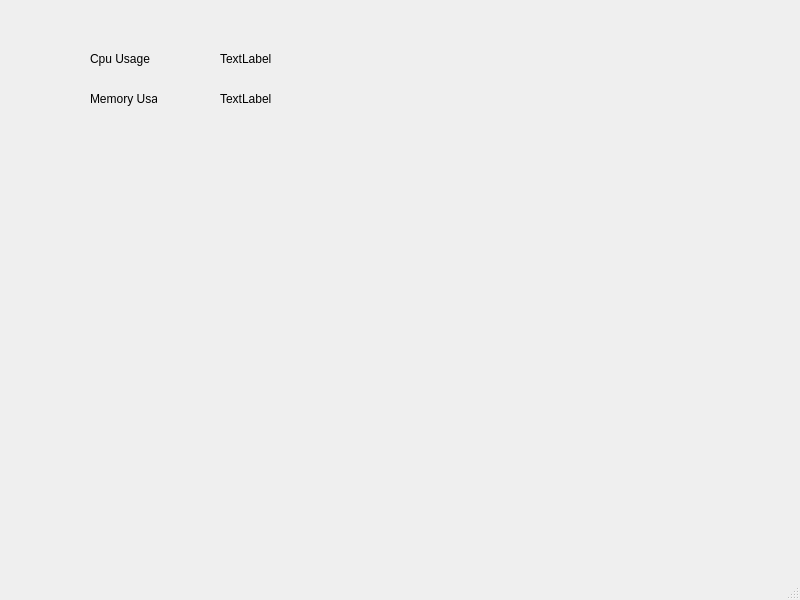
<?xml version="1.0" encoding="UTF-8"?>
<ui version="4.0">
 <class>MainWindow</class>
 <widget class="QMainWindow" name="MainWindow">
  <property name="geometry">
   <rect>
    <x>0</x>
    <y>0</y>
    <width>800</width>
    <height>600</height>
   </rect>
  </property>
  <property name="windowTitle">
   <string>MainWindow</string>
  </property>
  <widget class="QWidget" name="centralwidget">
   <widget class="QLabel" name="label">
    <property name="geometry">
     <rect>
      <x>90</x>
      <y>50</y>
      <width>67</width>
      <height>17</height>
     </rect>
    </property>
    <property name="text">
     <string>Cpu Usage</string>
    </property>
   </widget>
   <widget class="QLabel" name="cpuLabel">
    <property name="geometry">
     <rect>
      <x>220</x>
      <y>50</y>
      <width>261</width>
      <height>17</height>
     </rect>
    </property>
    <property name="text">
     <string>TextLabel</string>
    </property>
   </widget>
   <widget class="QLabel" name="label_3">
    <property name="geometry">
     <rect>
      <x>90</x>
      <y>90</y>
      <width>67</width>
      <height>17</height>
     </rect>
    </property>
    <property name="text">
     <string>Memory Usage</string>
    </property>
   </widget>
   <widget class="QLabel" name="memoryLabel">
    <property name="geometry">
     <rect>
      <x>220</x>
      <y>90</y>
      <width>251</width>
      <height>17</height>
     </rect>
    </property>
    <property name="text">
     <string>TextLabel</string>
    </property>
   </widget>
  </widget>
  <widget class="QMenuBar" name="menubar">
   <property name="geometry">
    <rect>
     <x>0</x>
     <y>0</y>
     <width>800</width>
     <height>22</height>
    </rect>
   </property>
  </widget>
  <widget class="QStatusBar" name="statusbar"/>
 </widget>
 <resources/>
 <connections/>
</ui>
